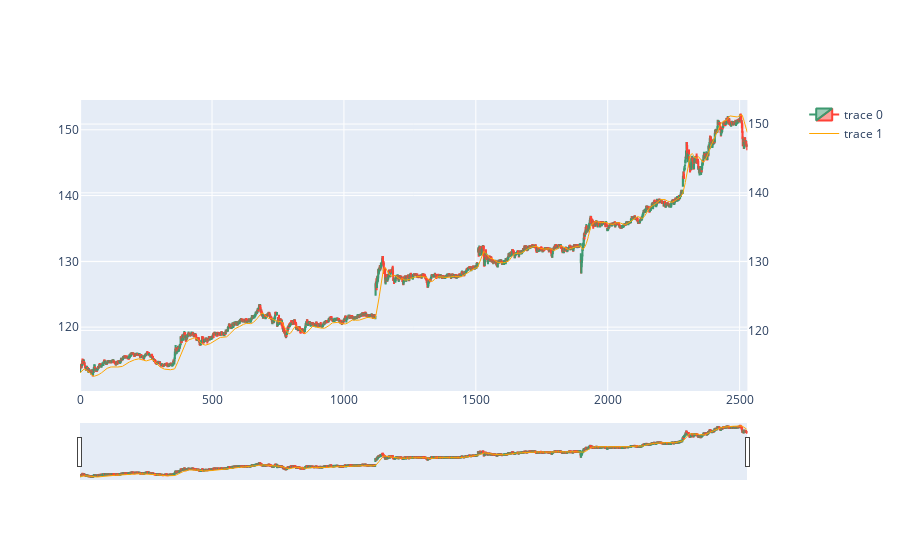

Notebook source saved alongside this figure:
### Code cell
from plotly.subplots import make_subplots


fig = make_subplots(specs=[[{"secondary_y": True}]])

# Add traces
fig.add_trace(
    go.Candlestick(
                x=hist.index,
                open=hist['Open'],
                high=hist['High'],
                low=hist['Low'],
                close=hist['Close']),
    secondary_y=False,
)

fig.add_trace(
    go.Scatter(x=hist.index, y=hist["trend_sma_slow"], line=dict(color='orange', width=1)),
    secondary_y=True,
)


fig.show()

### Figure 1 — Plotly figure (JSON) as saved in the notebook; plotly's stock layout.template omitted (floating-point values rounded to 4 significant figures; data arrays with more than 128 entries replaced by an {"elided": "..."} marker saying what was removed)
{"data": [{"close": {"elided": "2530 float values"}, "high": {"elided": "2530 float values"}, "low": {"elided": "2530 float values"}, "open": {"elided": "2530 float values"}, "type": "candlestick", "x": {"elided": "2530 int values"}, "xaxis": "x", "yaxis": "y"}, {"line": {"color": "orange", "width": 1}, "type": "scatter", "x": {"elided": "2530 int values"}, "xaxis": "x", "y": {"elided": "2530 float values"}, "yaxis": "y2"}], "layout": {"xaxis": {"anchor": "y", "domain": [0, 0.94]}, "yaxis": {"anchor": "x", "domain": [0, 1]}, "yaxis2": {"anchor": "x", "overlaying": "y", "side": "right"}}}
